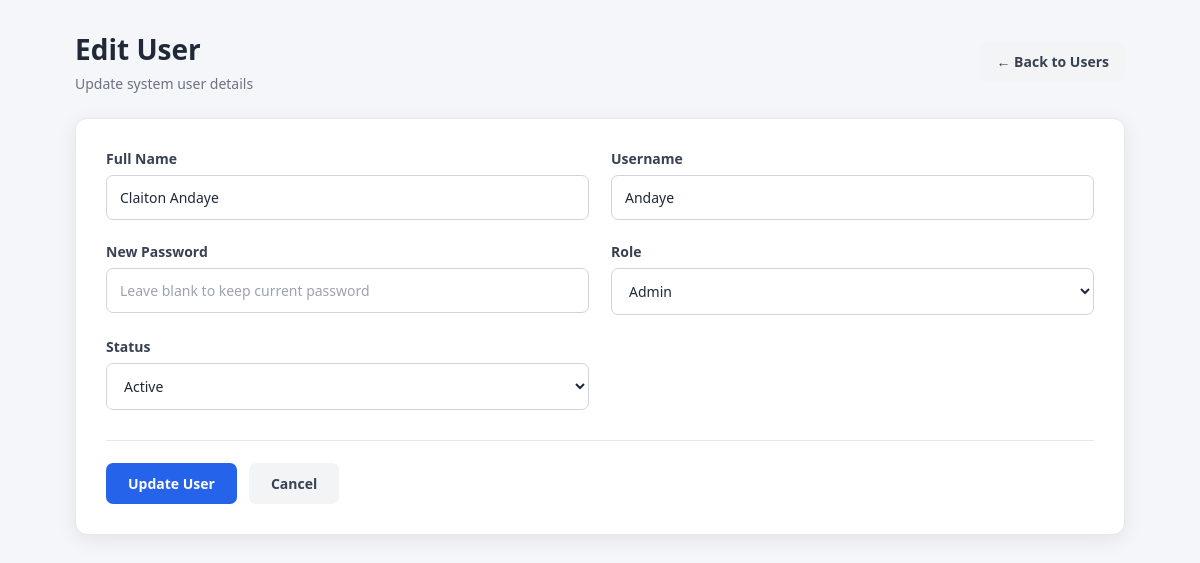
Page /admin/users/edit.php?id=4 (signed in) on the committed database.
### tables this page shows
CREATE TABLE `users` (
  `id` int(11) NOT NULL AUTO_INCREMENT,
  `fullname` varchar(100) NOT NULL,
  `username` varchar(50) NOT NULL,
  `password` varchar(255) NOT NULL,
  `role` enum('Admin','Cashier') NOT NULL DEFAULT 'Cashier',
  `status` enum('Active','Inactive') NOT NULL DEFAULT 'Active',
  `last_login` datetime DEFAULT NULL,
  PRIMARY KEY (`id`),
  UNIQUE KEY `username` (`username`)
);

### admin/users/edit.php (the view, shortened to what this page needs)
<?php
require_once "../../config/database.php";
$user_id = (int) $_GET['id'];
$stmt = mysqli_prepare(
    $conn,
    "
    SELECT
        id,
        fullname,
        username,
        role,
        status
    FROM users
    WHERE id = ?
    LIMIT 1
    "
);
mysqli_stmt_bind_param(
    $stmt,
    "i",
    $user_id
);
mysqli_stmt_execute($stmt);
$result = mysqli_stmt_get_result($stmt);
$user = mysqli_fetch_assoc($result);
?>
<!DOCTYPE html>
<html lang="en">
<head>
<link
    rel="stylesheet"
    href="../../assets/css/style.css"
>
<link
    rel="stylesheet"
    href="../../assets/css/users.css"
>
</head>
<body>
<div class="users-container">
<div class="users-header">
    <div>
        <h1>
            Edit User
        </h1>
        <p>
            Update system user details
        </p>
    </div>
    <a
        href="index.php"
        class="back-btn"
    >
        ← Back to Users
    </a>
</div>
<div class="user-form-card">
<form method="POST">
<div class="form-grid">
<div class="form-group">
<label>
Full Name
</label>
<input
    type="text"
    name="fullname"
    value="<?= htmlspecialchars($user['fullname']); ?>"
    placeholder="Enter full name"
    required
>
</div>
<div class="form-group">
<label>
Username
</label>
<input
    type="text"
    name="username"
    value="<?= htmlspecialchars($user['username']); ?>"
    placeholder="Enter username"
    required
>
</div>
<div class="form-group">
<label>
New Password
</label>
<input
    type="password"
    name="password"
    placeholder="Leave blank to keep current password"
>
</div>
<div class="form-group">
<label>
Role
</label>
<select name="role" required>
<option
    value="Admin"
    <?= $user['role'] === 'Admin' ? 'selected' : ''; ?>
>
    Admin
</option>
</select>
</div>
<div class="form-group">
<label>
Status
</label>
<select name="status" required>
<option
    value="Active"
    <?= $user['status'] === 'Active' ? 'selected' : ''; ?>
>
    Active
</option>
</select>
</div>
</div>
<div class="form-actions">
<button
    type="submit"
    name="update_user"
    class="save-btn"
>
    Update User
</button>
<a
    href="index.php"
    class="cancel-btn"
>
    Cancel
</a>
</div>
</form>
</div>
</div>
</body>
</html>

### assets/css/style.css (style rules this page uses)
* { margin:0; padding:0; box-sizing:border-box; font-family:Segoe UI, Arial, sans-serif; }
body { background:#f4f6f9; }

### assets/css/users.css (style rules this page uses)
.users-container { max-width: 1100px; margin: 30px auto; padding: 0 25px 40px; }
.users-header { display: flex; justify-content: space-between; align-items: center; gap: 20px; margin-bottom: 25px; }
.users-header h1 { margin: 0; font-size: 28px; color: #1f2937; }
.users-header p { margin: 6px 0 0; color: #6b7280; font-size: 14px; }
.back-btn { display: inline-block; padding: 10px 16px; background: #f3f4f6; color: #374151; text-decoration: none; border-radius: 7px; font-size: 14px; font-weight: 600; transition: 0.2s ease; }
.user-form-card { background: #ffffff; border-radius: 12px; padding: 30px; box-shadow: 0 5px 20px rgba(0, 0, 0, 0.08); border: 1px solid #e5e7eb; }
.form-grid { display: grid; grid-template-columns: repeat(2, 1fr); gap: 22px; }
.form-group { display: flex; flex-direction: column; }
.form-group label { margin-bottom: 7px; font-size: 14px; font-weight: 600; color: #374151; }
.form-group input, .form-group select { width: 100%; box-sizing: border-box; padding: 12px 13px; border: 1px solid #d1d5db; border-radius: 7px; background: #ffffff; color: #1f2937; font-size: 14px; transition: 0.2s ease; }
.form-group input::placeholder { color: #9ca3af; }
.form-actions { display: flex; align-items: center; gap: 12px; margin-top: 30px; padding-top: 22px; border-top: 1px solid #e5e7eb; }
.save-btn { border: none; padding: 11px 22px; border-radius: 7px; background: #2563eb; color: #ffffff; font-size: 14px; font-weight: 600; cursor: pointer; transition: 0.2s ease; }
.cancel-btn { display: inline-block; padding: 11px 22px; border-radius: 7px; background: #f3f4f6; color: #374151; text-decoration: none; font-size: 14px; font-weight: 600; transition: 0.2s ease; }

### rows in the picture
users: fullname "Claiton Andaye", username "Andaye", role "Admin", status "Active"
